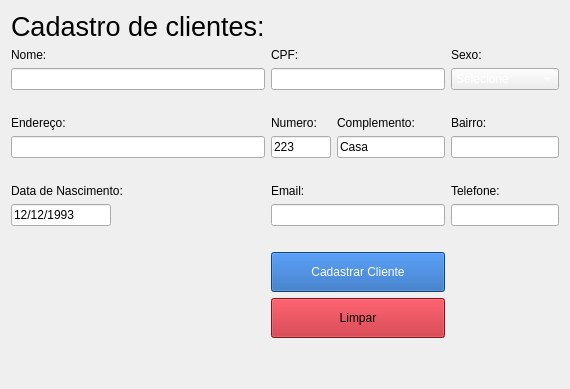
     <widget class="QWidget" name="page_cadastro_cliente">
      <layout class="QGridLayout" name="gridLayout_3">
       <item row="4" column="0">
        <widget class="QLabel" name="label_4">
         <property name="text">
          <string>Endereço:</string>
         </property>
        </widget>
       </item>
       <item row="2" column="0">
        <widget class="QLineEdit" name="cadastro_nome_lineEdit">
         <property name="styleSheet">
          <string notr="true">color: white;</string>
         </property>
         <property name="text">
          <string/>
         </property>
        </widget>
       </item>
       <item row="12" column="1">
        <widget class="QPushButton" name="pushButton_3">
         <property name="minimumSize">
          <size>
           <width>0</width>
           <height>40</height>
          </size>
         </property>
         <property name="maximumSize">
          <size>
           <width>200</width>
           <height>16777215</height>
          </size>
         </property>
         <property name="styleSheet">
          <string notr="true">background-color: rgb(192, 28, 40);</string>
         </property>
         <property name="text">
          <string>Limpar</string>
         </property>
        </widget>
       </item>
       <item row="5" column="0">
        <widget class="QLineEdit" name="cadastro_endereco_lineEdit">
         <property name="styleSheet">
          <string notr="true">color: white;</string>
         </property>
         <property name="text">
          <string>Rua Oscar Pereira de Briro</string>
         </property>
        </widget>
       </item>
       <item row="2" column="1">
        <widget class="QLineEdit" name="cadastro_cpf_lineEdit">
         <property name="styleSheet">
          <string notr="true">color: white;</string>
         </property>
         <property name="text">
          <string>888.888.888-11</string>
         </property>
        </widget>
       </item>
       <item row="13" column="0">
        <spacer name="verticalSpacer_2">
         <property name="orientation">
          <enum>Qt::Orientation::Vertical</enum>
         </property>
         <property name="sizeHint" stdset="0">
          <size>
           <width>20</width>
           <height>40</height>
          </size>
         </property>
        </spacer>
       </item>
       <item row="1" column="2">
        <widget class="QLabel" name="label_8">
         <property name="text">
          <string>Sexo:</string>
         </property>
        </widget>
       </item>
       <item row="6" column="0">
        <spacer name="verticalSpacer_4">
         <property name="orientation">
          <enum>Qt::Orientation::Vertical</enum>
         </property>
         <property name="sizeType">
          <enum>QSizePolicy::Policy::Preferred</enum>
         </property>
         <property name="sizeHint" stdset="0">
          <size>
           <width>20</width>
           <height>20</height>
          </size>
         </property>
        </spacer>
       </item>
       <item row="10" column="1">
        <spacer name="verticalSpacer_5">
         <property name="orientation">
          <enum>Qt::Orientation::Vertical</enum>
         </property>
         <property name="sizeType">
          <enum>QSizePolicy::Policy::Preferred</enum>
         </property>
         <property name="sizeHint" stdset="0">
          <size>
           <width>20</width>
           <height>20</height>
          </size>
         </property>
        </spacer>
       </item>
       <item row="2" column="2">
        <widget class="QComboBox" name="cadastro_sexo_comboBox">
         <property name="maximumSize">
          <size>
           <width>110</width>
           <height>16777215</height>
          </size>
         </property>
         <property name="styleSheet">
          <string notr="true">color: white;</string>
         </property>
         <item>
          <property name="text">
           <string>Selecione</string>
          </property>
         </item>
         <item>
          <property name="text">
           <string>Masculino</string>
          </property>
         </item>
         <item>
          <property name="text">
           <string>Feminino</string>
          </property>
         </item>
         <item>
          <property name="text">
           <string>Outro</string>
          </property>
         </item>
        </widget>
       </item>
       <item row="11" column="1">
        <widget class="QPushButton" name="button_cadastrar_cliente">
         <property name="sizePolicy">
          <sizepolicy hsizetype="Minimum" vsizetype="Minimum">
           <horstretch>0</horstretch>
           <verstretch>0</verstretch>
          </sizepolicy>
         </property>
         <property name="minimumSize">
          <size>
           <width>0</width>
           <height>40</height>
          </size>
         </property>
         <property name="maximumSize">
          <size>
           <width>200</width>
           <height>40</height>
          </size>
         </property>
         <property name="styleSheet">
          <string notr="true">color: white;
background-color: rgb(26, 95, 180);</string>
         </property>
         <property name="text">
          <string>Cadastrar Cliente</string>
         </property>
        </widget>
       </item>
       <item row="8" column="0">
        <layout class="QGridLayout" name="gridLayout_7">
         <item row="0" column="0">
          <widget class="QLineEdit" name="cadastro_nascimento_lineEdit">
           <property name="maximumSize">
            <size>
             <width>100</width>
             <height>16777215</height>
            </size>
           </property>
           <property name="text">
            <string>12/12/1993</string>
           </property>
          </widget>
         </item>
         <item row="0" column="1">
          <spacer name="horizontalSpacer_2">
           <property name="orientation">
            <enum>Qt::Orientation::Horizontal</enum>
           </property>
           <property name="sizeHint" stdset="0">
            <size>
             <width>40</width>
             <height>20</height>
            </size>
           </property>
          </spacer>
         </item>
        </layout>
       </item>
       <item row="8" column="1">
        <widget class="QLineEdit" name="cadastro_email_lineEdit">
         <property name="styleSheet">
          <string notr="true">color: white;</string>
         </property>
         <property name="text">
          <string>email.escolhido@gmail.com</string>
         </property>
        </widget>
       </item>
       <item row="0" column="0">
        <widget class="QLabel" name="label">
         <property name="font">
          <font>
           <pointsize>20</pointsize>
          </font>
         </property>
         <property name="text">
          <string>Cadastro de clientes:</string>
         </property>
        </widget>
       </item>
       <item row="0" column="1">
        <spacer name="horizontalSpacer">
         <property name="orientation">
          <enum>Qt::Orientation::Horizontal</enum>
         </property>
         <property name="sizeHint" stdset="0">
          <size>
           <width>40</width>
           <height>20</height>
          </size>
         </property>
        </spacer>
       </item>
       <item row="7" column="0">
        <widget class="QLabel" name="label_10">
         <property name="text">
          <string>Data de Nascimento:</string>
         </property>
        </widget>
       </item>
       <item row="4" column="1">
        <layout class="QGridLayout" name="gridLayout_5">
         <item row="0" column="0">
          <widget class="QLabel" name="label_6">
           <property name="maximumSize">
            <size>
             <width>60</width>
             <height>16777215</height>
            </size>
           </property>
           <property name="text">
            <string>Numero:</string>
           </property>
          </widget>
         </item>
         <item row="0" column="1">
          <widget class="QLabel" name="label_9">
           <property name="text">
            <string>Complemento:</string>
           </property>
          </widget>
         </item>
        </layout>
       </item>
       <item row="1" column="0">
        <widget class="QLabel" name="label_3">
         <property name="text">
          <string>Nome:</string>
         </property>
        </widget>
       </item>
       <item row="7" column="1">
        <widget class="QLabel" name="label_11">
         <property name="text">
          <string>Email:</string>
         </property>
        </widget>
       </item>
       <item row="8" column="2">
        <widget class="QLineEdit" name="cadastro_telefone_lineEdit">
         <property name="styleSheet">
          <string notr="true">color: white;</string>
         </property>
         <property name="text">
          <string>(67) 9 99999999</string>
         </property>
        </widget>
       </item>
       <item row="3" column="0">
        <spacer name="verticalSpacer_3">
         <property name="orientation">
          <enum>Qt::Orientation::Vertical</enum>
         </property>
         <property name="sizeType">
          <enum>QSizePolicy::Policy::Preferred</enum>
         </property>
         <property name="sizeHint" stdset="0">
          <size>
           <width>20</width>
           <height>20</height>
          </size>
         </property>
        </spacer>
       </item>
       <item row="1" column="1">
        <widget class="QLabel" name="label_7">
         <property name="text">
          <string>CPF:</string>
         </property>
        </widget>
       </item>
       <item row="5" column="2">
        <widget class="QLineEdit" name="cadastro_bairro_lineEdit">
         <property name="styleSheet">
          <string notr="true">color: white;</string>
         </property>
         <property name="text">
          <string>São Bento</string>
         </property>
        </widget>
       </item>
       <item row="7" column="2">
        <widget class="QLabel" name="label_12">
         <property name="text">
          <string>Telefone:</string>
         </property>
        </widget>
       </item>
       <item row="4" column="2">
        <widget class="QLabel" name="label_5">
         <property name="text">
          <string>Bairro:</string>
         </property>
        </widget>
       </item>
       <item row="5" column="1">
        <layout class="QGridLayout" name="gridLayout">
         <item row="0" column="0">
          <widget class="QLineEdit" name="cadastro_numero_lineEdit">
           <property name="maximumSize">
            <size>
             <width>60</width>
             <height>16777215</height>
            </size>
           </property>
           <property name="text">
            <string>223</string>
           </property>
          </widget>
         </item>
         <item row="0" column="1">
          <widget class="QLineEdit" name="cadastro_complemento_lineEdit">
           <property name="text">
            <string>Casa</string>
           </property>
          </widget>
         </item>
        </layout>
       </item>
      </layout>
     </widget>
